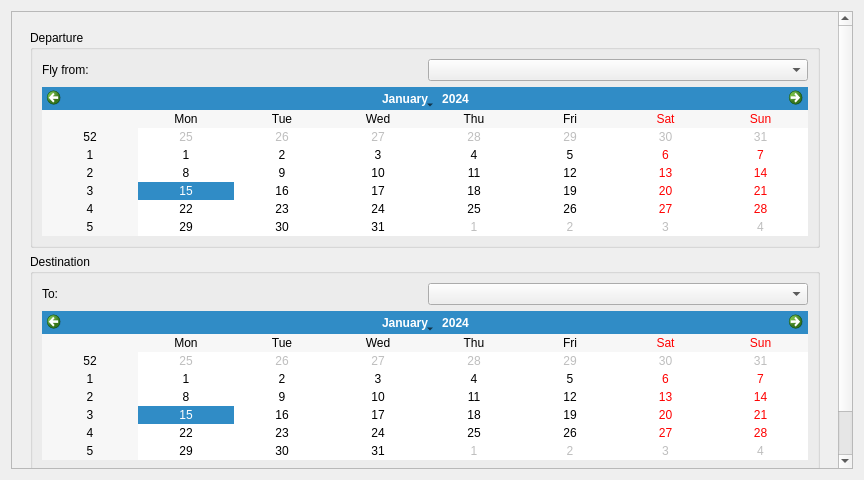
<?xml version="1.0" encoding="UTF-8"?>
<ui version="4.0">
 <class>BookFlightUi</class>
 <widget class="QDialog" name="BookFlightUi">
  <property name="geometry">
   <rect>
    <x>0</x>
    <y>0</y>
    <width>864</width>
    <height>480</height>
   </rect>
  </property>
  <property name="windowTitle">
   <string>Dialog</string>
  </property>
  <layout class="QVBoxLayout" name="verticalLayout_4">
   <item>
    <widget class="QScrollArea" name="scrollArea">
     <property name="widgetResizable">
      <bool>true</bool>
     </property>
     <widget class="QWidget" name="scrollAreaWidgetContents_2">
      <property name="geometry">
       <rect>
        <x>0</x>
        <y>-178</y>
        <width>826</width>
        <height>636</height>
       </rect>
      </property>
      <layout class="QVBoxLayout" name="verticalLayout_5">
       <item>
        <widget class="QWidget" name="widget" native="true">
         <layout class="QVBoxLayout" name="verticalLayout_3">
          <item>
           <widget class="QGroupBox" name="groupBox">
            <property name="title">
             <string>Departure</string>
            </property>
            <layout class="QVBoxLayout" name="verticalLayout">
             <item>
              <layout class="QHBoxLayout" name="horizontalLayout">
               <item>
                <widget class="QLabel" name="flyFromlabel">
                 <property name="text">
                  <string>Fly from:</string>
                 </property>
                </widget>
               </item>
               <item>
                <widget class="QComboBox" name="flyFromComboBox">
                 <property name="sizePolicy">
                  <sizepolicy hsizetype="Preferred" vsizetype="Fixed">
                   <horstretch>0</horstretch>
                   <verstretch>0</verstretch>
                  </sizepolicy>
                 </property>
                </widget>
               </item>
              </layout>
             </item>
             <item>
              <widget class="QCalendarWidget" name="departureCalendar">
               <property name="sizePolicy">
                <sizepolicy hsizetype="Preferred" vsizetype="Preferred">
                 <horstretch>0</horstretch>
                 <verstretch>0</verstretch>
                </sizepolicy>
               </property>
              </widget>
             </item>
            </layout>
           </widget>
          </item>
          <item>
           <widget class="QGroupBox" name="groupBox_2">
            <property name="title">
             <string>Destination</string>
            </property>
            <layout class="QVBoxLayout" name="verticalLayout_2">
             <item>
              <layout class="QHBoxLayout" name="horizontalLayout_2">
               <item>
                <widget class="QLabel" name="flyToLabel">
                 <property name="text">
                  <string>To:</string>
                 </property>
                </widget>
               </item>
               <item>
                <widget class="QComboBox" name="flyToComboBox">
                 <property name="sizePolicy">
                  <sizepolicy hsizetype="Preferred" vsizetype="Fixed">
                   <horstretch>0</horstretch>
                   <verstretch>0</verstretch>
                  </sizepolicy>
                 </property>
                </widget>
               </item>
              </layout>
             </item>
             <item>
              <widget class="QCalendarWidget" name="returnFlightCalendar"/>
             </item>
            </layout>
           </widget>
          </item>
          <item>
           <layout class="QHBoxLayout" name="horizontalLayout_3">
            <item>
             <spacer name="horizontalSpacer">
              <property name="orientation">
               <enum>Qt::Horizontal</enum>
              </property>
              <property name="sizeHint" stdset="0">
               <size>
                <width>40</width>
                <height>20</height>
               </size>
              </property>
             </spacer>
            </item>
            <item>
             <widget class="QPushButton" name="bookButton">
              <property name="text">
               <string>Book</string>
              </property>
             </widget>
            </item>
           </layout>
          </item>
         </layout>
        </widget>
       </item>
      </layout>
     </widget>
    </widget>
   </item>
  </layout>
 </widget>
 <resources/>
 <connections>
  <connection>
   <sender>bookButton</sender>
   <signal>clicked()</signal>
   <receiver>BookFlightUi</receiver>
   <slot>accept()</slot>
   <hints>
    <hint type="sourcelabel">
     <x>797</x>
     <y>439</y>
    </hint>
    <hint type="destinationlabel">
     <x>664</x>
     <y>482</y>
    </hint>
   </hints>
  </connection>
 </connections>
</ui>
